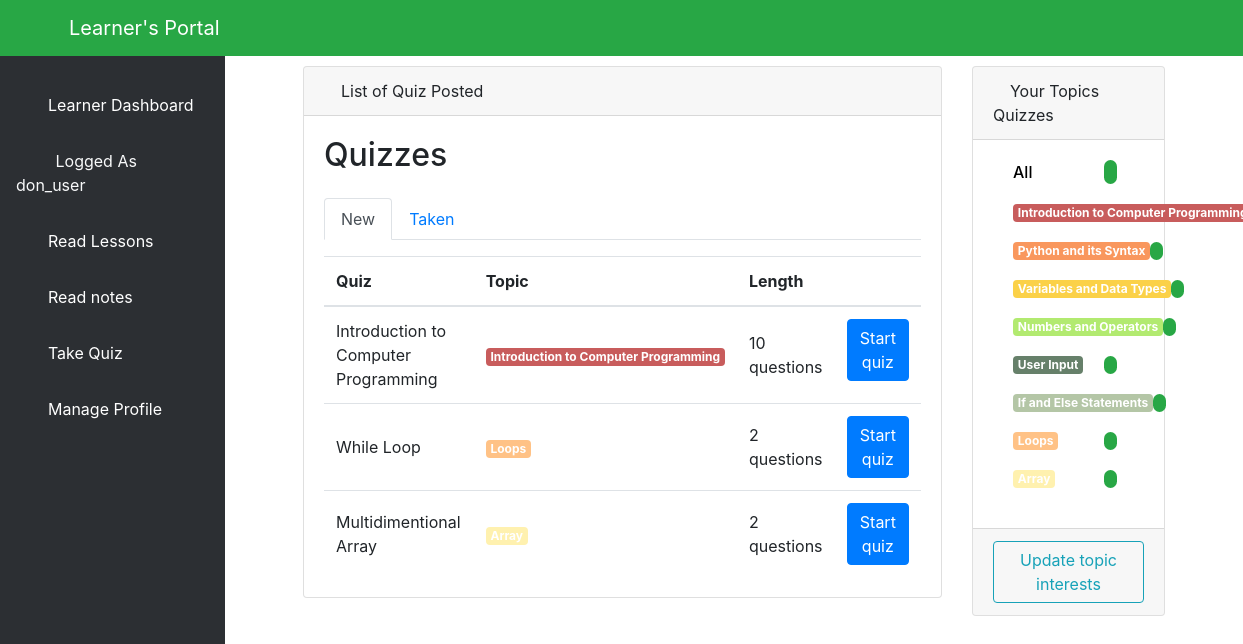
Page /learner_quiz/ (signed in) on the committed database.
### elearn/models.py (models this page shows, shortened)
class User(AbstractUser):
    is_learner = models.BooleanField(default=False)
    is_instructor = models.BooleanField(default=False)
    is_admin = models.BooleanField(default=False)

class Quiz(models.Model):
    owner = models.ForeignKey(User, on_delete=models.CASCADE, related_name='quizzes')
    name = models.CharField(max_length=255)
    course = models.ForeignKey(Course, on_delete=models.CASCADE, related_name='quizzes')

class Course(models.Model):
    name = models.CharField(max_length=30)
    color = models.CharField(max_length=7, default='#007bff')
    def get_html_badge(self):
        name = escape(self.name)
        color = escape(self.color)
        html = '<span class="badge badge-primary" style="background-color: %s">%s</span>' % (color, name)
        return mark_safe(html)

### elearn/views.py (the view, shortened to what this page needs)
# urls.py: path('learner_quiz/', views.LQuizListView.as_view(), name='lquiz_list'),
class LQuizListView(ListView):
    model = Quiz
    context_object_name = 'quizzes'
    template_name = 'dashboard/learner/quiz_list.html'
    def get_queryset(self):
        q = self.request.GET.get('q') if self.request.GET.get('q') != None else ''
        learner = self.request.user.learner
        learner_interests = learner.interests.values_list('pk', flat=True)
        taken_quizzes = learner.quizzes.values_list('pk', flat=True)
        queryset = Quiz.objects.filter(course__in=learner_interests) \
            .exclude(pk__in=taken_quizzes) \
            .annotate(questions_count=Count('questions', course__count=Count('quizzes'))) \
            .filter(questions_count__gt=0, course__name__icontains=q)
        return queryset

### elearn/templates/dashboard/learner/quiz_list.html (shortened to what this page needs)
{% extends 'dashboard/learner/base.html' %}
{% load static %}
{% block body %}
    <link href="{% static 'css/list_tutorial.css' %}" rel="stylesheet">
    <div class="container-fluid">
        <div class="row mt-3 mx-5">
            <div class="col-sm-push-4 float-sm-right col-md-9">
                <div class="card mb-3">
                    <div class="card-header">
                        <i class="fas fa-table text-primary"></i>
                        List of Quiz Posted
                    </div>
                    <div class="card-body">
                        {% include 'dashboard/learner/_header.html' with active='new' %}
                        <table class="table mb-0">
                            <thead>
                            <tr>
                                <th>Quiz</th>
                                <th>Topic</th>
                                <th>Length</th>
                                <th></th>
                            </tr>
                            </thead>
                            <tbody>
                            {% for quiz in quizzes %}
                                <tr>
                                    <td class="align-middle">{{ quiz.name }}</td>
                                    <td class="align-middle">{{ quiz.course.get_html_badge }}</td>
                                    <td class="align-middle">{{ quiz.questions_count }} questions</td>
                                    <td class="text-right">
                                        <a href="{% url 'take_quiz' quiz.pk %}" class="btn btn-primary">Start quiz</a>
                                    </td>
                                </tr>
                            {% empty %}
                                <tr>
                                    <td class="bg-light text-center font-italic" colspan="4">No quiz matching your
                                        interests right now.
                                    </td>
                                </tr>
                            {% endfor %}
                            </tbody>
                        </table>
                    </div>
                </div>
            </div>
            <div class="col-sm-pull-8 float-sm-left col-md-3">
                <div class="card">
                    <div class="card-header">
                        <i class="fas fa-table text-primary"></i>
                        Your Topics Quizzes
                    </div>
                    <div class="card-body">
                        <ul class="topics__list" style="padding: 0 0 0 20px">
                            <li>
                                <a href="{% url 'lquiz_list' %}" class="active">All
                                    <span class="text-light bg-success"
                                          style="margin-right: 27px; padding: 0.075rem 0.4rem; border-radius: 100px;">
                            </span>
                                </a>
                            </li>
                            {% for course in user.learner.interests.all %}
                                <li>
                                    <a class="h6"
                                       href="{% url 'lquiz_list' %}?q={{ course.name }}">{{ course.get_html_badge }}
                                        <span class="text-light bg-success"
                                              style="margin-right: 27px; padding: 0.075rem 0.4rem; border-radius: 100px;">
                                  </span>
                                    </a>
                                </li>
                            {% endfor %}
                        </ul>
                    </div>
                    <div class="card-footer text-center">
                        <a href="{% url 'interests' %}">
                            <button type="button" class="btn btn-outline-info">Update topic interests</button>
                        </a>
                    </div>
                </div>
            </div>
        </div>
    </div>
    </div>
{% endblock body %}

### elearn/templates/dashboard/learner/base.html (shortened to what this page needs)
<!DOCTYPE html>
<html lang="en">
<head>
    {% load static %}
    <link href="{% static 'vendor/fontawesome-free/css/all.min.css' %}" rel="stylesheet" type="text/css">
    <link href="{% static 'vendor/datatables/dataTables.bootstrap4.css' %}" rel="stylesheet">
    <link href="{% static 'css/sb-admin.css' %}" rel="stylesheet">
</head>
<body id="page-top">
<nav class="navbar navbar-expand navbar-dark bg-success fixed-top">
    <button class="btn btn-link btn-sm text-white order-1 order-sm-0" id="sidebarToggle" href="#">
        <i class="fas fa-bars"></i>
    </button>
    <a class="navbar-brand ml-4 text-white" href="{% url 'learner' %}">Learner's Portal</a>
    <ul class="navbar-nav ml-auto mr-0 mr-md-3 my-2 my-md-0">
        <li class="nav-item dropdown no-arrow">
            <a class="nav-link dropdown-toggle" href="#" id="userDropdown" role="button" data-toggle="dropdown"
               aria-haspopup="true" aria-expanded="false">
                <i class="fas fa-user-circle fa-fw text-light"></i>
            </a>
        </li>
    </ul>
</nav>
	<div id="wrapper" style="padding-top: 50px;">
    <ul class="sidebar navbar-nav">
        <div style="margin-top: 27px;">
            <li class="nav-item active">
                <a class="nav-link" href="{% url 'learner' %}">
                    <i class="fa fa-home" aria-hidden="true"></i>
                    <span>Learner Dashboard</span>
                </a>
            </li>
            <li class="nav-item disabled">
                <a class="nav-link" href="{% url 'luser_profile' %}">
                    <i class="fas fa-user-circle fa-fw text-success"></i>
                    <span class="text-light">Logged As {{ user.username }}</span>
                </a>
            </li>
            <li class="nav-item active">
                <a class="nav-link" href="{% url 'ltutorial' %}">
                    <i class="fas fa-book-reader text-default"></i>
                    <span>Read Lessons</span>
                </a>
            </li>
            <li class="nav-item active">
                <a class="nav-link" href="{% url 'llnotes' %}">
                    <i class="fas fa-pen" aria-hidden="true"></i>
                    <span>Read notes</span>
                </a>
            </li>
            <li class="nav-item active">
                <a class="nav-link" href="{% url 'lquiz_list' %}">
                    <i class="fas fa-book"></i>
                    <span>Take Quiz</span>
                </a>
            </li>
            <li class="nav-item active dropdown no-arrow">
                <a class="nav-link dropdown-toggle" data-toggle="dropdown" aria-haspopup="true" aria-expanded="false"
                   href="">
                    <i class="fas fa-user text-default"></i>
                    <span>Manage Profile</span>
                </a>
            </li>
        </div>
    </ul>
    {% block body %}{% endblock %}

### static/css/list_tutorial.css (style rules this page uses)
.topics__list { list-style: none; }
.topics__list li a { display: flex; justify-content: space-between; margin-bottom: 20px; font-weight: 500; color: #000000; transition: all 0.3s ease-in-out; }
.topics__list li a.active, .topics__list li a:hover { color: #000000; }

### rows in the picture
User: username "don_user"
Quiz: name "Introduction to Computer Programming", course.get_html_badge "Introduction to Computer Programming", questions_count "10"
Quiz: name "While Loop", course.get_html_badge "Loops", questions_count "2"
Quiz: name "Multidimentional Array", questions_count "2"
Course: get_html_badge "Introduction to Computer…"
Course: get_html_badge "Python and its Syntax"
Course: get_html_badge "Variables and Data Types"
Course: get_html_badge "Numbers and Operators"
Course: get_html_badge "User Input"
Course: get_html_badge "If and Else Statements"
Course: get_html_badge "Loops"
